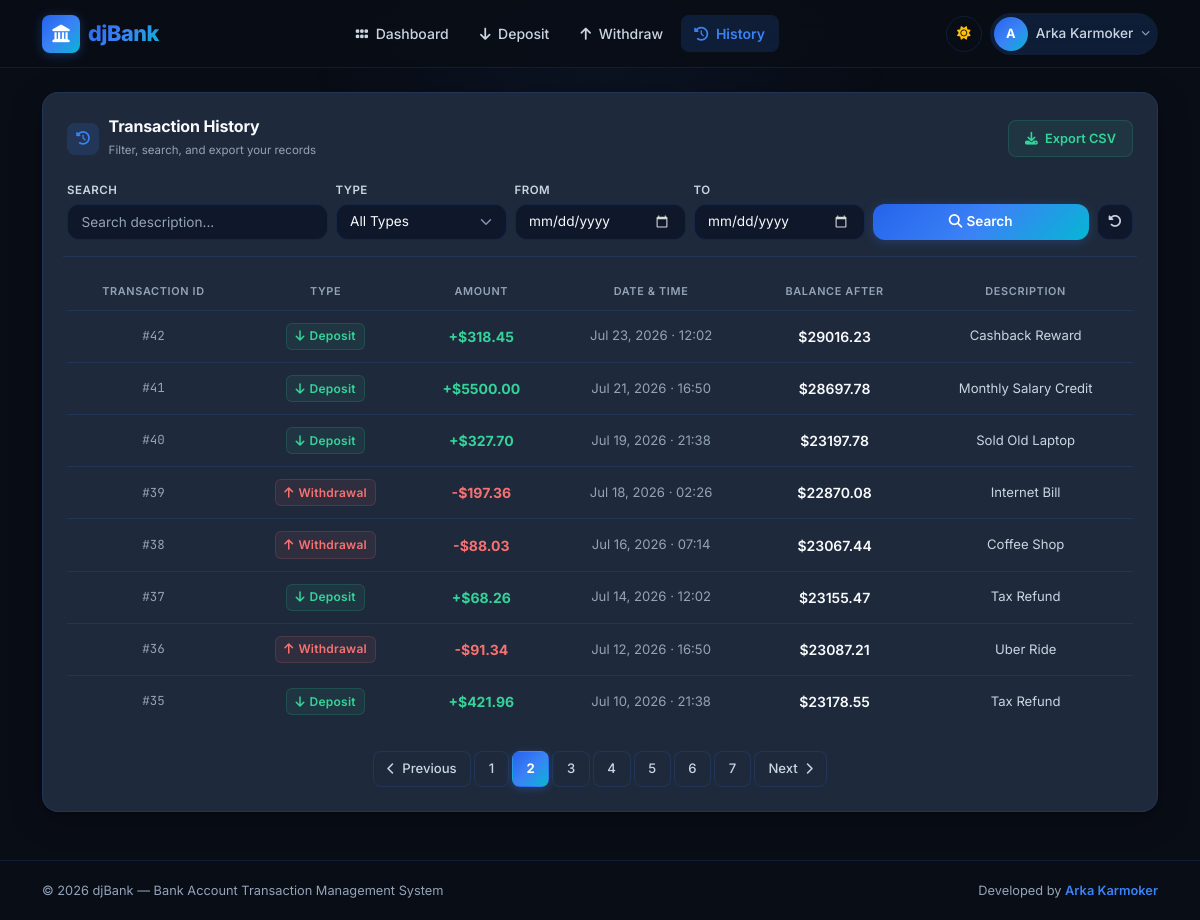
/history/?page=2 (signed in), run on the app's committed database.
### transactions/models.py (models this page shows, shortened)
class Transaction(models.Model):
    TRANSACTION_TYPE_CHOICES = (
        ('DEPOSIT', 'Deposit'),
        ('WITHDRAWAL', 'Withdrawal'),
    )
    account = models.ForeignKey(BankAccount, on_delete=models.CASCADE, related_name='transactions')
    transaction_type = models.CharField(max_length=10, choices=TRANSACTION_TYPE_CHOICES)
    amount = models.DecimalField(max_digits=12, decimal_places=2)
    balance_after_transaction = models.DecimalField(max_digits=12, decimal_places=2)
    timestamp = models.DateTimeField(auto_now_add=True)
    description = models.CharField(max_length=255, blank=True, null=True)
    class Meta:
        ordering = ['-timestamp']

### transactions/views.py (the view, shortened to what this page needs)
# urls.py: path('history/', views.transaction_history_view, name='history'),
@login_required
def transaction_history_view(request):
    account = get_user_account(request.user)
    transactions_qs = Transaction.objects.filter(account=account)
    filter_form = TransactionFilterForm(request.GET)
    if filter_form.is_valid():
        search_query = filter_form.cleaned_data.get('search')
        tx_type = filter_form.cleaned_data.get('transaction_type')
        start_date = filter_form.cleaned_data.get('start_date')
        end_date = filter_form.cleaned_data.get('end_date')
        if tx_type:
            transactions_qs = transactions_qs.filter(transaction_type=tx_type)
        if start_date:
            transactions_qs = transactions_qs.filter(timestamp__date__gte=start_date)
        if end_date:
            transactions_qs = transactions_qs.filter(timestamp__date__lte=end_date)
    paginator = Paginator(transactions_qs, 8)  # 8 transactions per page
    page_number = request.GET.get('page')
    page_obj = paginator.get_page(page_number)
    get_copy = request.GET.copy()
    get_copy.pop('page', None)
    clean_query_params = get_copy.urlencode()
    context = {
        'account': account,
        'page_obj': page_obj,
        'filter_form': filter_form,
        'query_params': clean_query_params,
    }
    return render(request, 'transactions/history.html', context)

### transactions/forms.py
class TransactionFilterForm(forms.Form):
    TYPE_CHOICES = (
        ('', 'All Types'),
        ('DEPOSIT', 'Deposit'),
        ('WITHDRAWAL', 'Withdrawal'),
    )
    search = forms.CharField(
        required=False,
        widget=forms.TextInput(attrs={'class': 'form-control filter-input', 'placeholder': 'Search description...'})
    )
    transaction_type = forms.ChoiceField(
        choices=TYPE_CHOICES, required=False,
        widget=forms.Select(attrs={'class': 'form-select filter-select'})
    )
    start_date = forms.DateField(
        required=False,
        widget=forms.DateInput(attrs={'class': 'form-control filter-input', 'type': 'date'})
    )
    end_date = forms.DateField(
        required=False,
        widget=forms.DateInput(attrs={'class': 'form-control filter-input', 'type': 'date'})
    )

### accounts/models.py (called while the page is built)
    @staticmethod
    def generate_account_number():
        while True:
            account_num = str(random.randint(1000000000, 9999999999))
            if not BankAccount.objects.filter(account_number=account_num).exists():
                return account_num

### transactions/views.py (called while the page is built)
def get_user_account(user):
    account, created = BankAccount.objects.get_or_create(
        user=user,
        defaults={
            'account_number': BankAccount.generate_account_number(),
            'account_holder_name': f"{user.first_name} {user.last_name}".strip() or user.username,
            'balance': Decimal('0.00')
        }
    )
    return account

### templates/transactions/history.html (shortened to what this page needs)
{% extends 'base.html' %}
{% block content %}
<div class="row mb-4">
    <div class="col-12">
        <div class="glass-card p-4">
            <div class="d-flex flex-column flex-md-row align-items-md-center justify-content-between gap-3 mb-3">
                <div class="section-header mb-0">
                    <div class="section-icon stat-icon-box blue"><i class="fas fa-clock-rotate-left"></i></div>
                    <div>
                        <h5 class="mb-0">Transaction History</h5>
                        <span style="color: var(--text-tertiary); font-size: 0.72rem;">Filter, search, and export your records</span>
                    </div>
                </div>
                <a href="{% url 'export_csv' %}?{{ query_params }}" download="statement_{{ account.account_number }}.csv" class="btn btn-sm px-3 py-2" style="background: var(--green-bg); color: var(--green); border: 1px solid var(--green-border); border-radius: var(--radius-sm); font-weight: 600; font-size: 0.8rem;">
                    <i class="fas fa-download me-1"></i> Export CSV
                </a>
            </div>
            <form method="GET" action="{% url 'history' %}" class="row gx-2 gy-3 gy-md-2 align-items-end pb-3 mb-3" style="border-bottom: 1px solid var(--border-color);">
                <div class="col-md-3">
                    <label class="form-label mb-1" style="font-size: 0.72rem;">Search</label>
                    {{ filter_form.search }}
                </div>
                <div class="col-md-2">
                    <label class="form-label mb-1" style="font-size: 0.72rem;">Type</label>
                    {{ filter_form.transaction_type }}
                </div>
                <div class="col-md-2">
                    <label class="form-label mb-1" style="font-size: 0.72rem;">From</label>
                    {{ filter_form.start_date }}
                </div>
                <div class="col-md-2">
                    <label class="form-label mb-1" style="font-size: 0.72rem;">To</label>
                    {{ filter_form.end_date }}
                </div>
                <div class="col-md-3 d-flex gap-2 mt-4 mt-md-0">
                    <button type="submit" class="btn btn-primary-gradient filter-btn flex-grow-1">
                        <i class="fas fa-search me-1"></i> Search
                    </button>
                    <a href="{% url 'history' %}" class="btn-reset-filter" title="Reset Filters">
                        <i class="fas fa-rotate-left"></i>
                    </a>
                </div>
            </form>
            {% if page_obj %}
            <div class="table-responsive">
                <table class="table table-custom">
                    <thead>
                        <tr>
                            <th>Transaction ID</th>
                            <th>Type</th>
                            <th>Amount</th>
                            <th>Date & Time</th>
                            <th>Balance After</th>
                            <th>Description</th>
                        </tr>
                    </thead>
                    <tbody>
                        {% for tx in page_obj %}
                        <tr>
                            <td class="font-mono text-dim" style="font-size: 0.78rem;">#{{ tx.id }}</td>
                            <td>
                                {% if tx.transaction_type == 'DEPOSIT' %}
                                <span class="badge-deposit"><i class="fas fa-arrow-down"></i> Deposit</span>
                                {% else %}
                                <span class="badge-withdraw"><i class="fas fa-arrow-up"></i> Withdrawal</span>
                                {% endif %}
                            </td>
                            <td class="fw-bold {% if tx.transaction_type == 'DEPOSIT' %}text-green{% else %}text-red{% endif %}">
                                {% if tx.transaction_type == 'DEPOSIT' %}+{% else %}-{% endif %}${{ tx.amount|floatformat:2 }}
                            </td>
                            <td class="text-dim" style="font-size: 0.82rem;">{{ tx.timestamp|date:"M d, Y · H:i" }}</td>
                            <td class="fw-semibold">${{ tx.balance_after_transaction|floatformat:2 }}</td>
                            <td class="text-muted-custom" style="font-size: 0.82rem;">{{ tx.description|default:"—" }}</td>
                        </tr>
                        {% endfor %}
                    </tbody>
                </table>
            </div>
            {% if page_obj.has_other_pages %}
            <nav class="mt-4">
                <ul class="pagination justify-content-center mb-0 gap-1">
                    {% if page_obj.has_previous %}
                    <li class="page-item">
                        <a class="page-link" href="?page={{ page_obj.previous_page_number }}{% if query_params %}&{{ query_params }}{% endif %}" aria-label="Previous">
                            <i class="fas fa-chevron-left me-1" style="font-size: 0.75rem;"></i> Previous
                        </a>
                    </li>
                    {% else %}
                    <li class="page-item disabled">
                        <span class="page-link"><i class="fas fa-chevron-left me-1" style="font-size: 0.75rem;"></i> Previous</span>
                    </li>
                    {% endif %}
                    {% for num in page_obj.paginator.page_range %}
                        {% if page_obj.number == num %}
                        <li class="page-item active">
                            <span class="page-link">{{ num }}</span>
                        </li>
                        {% else %}
                        <li class="page-item">
                            <a class="page-link" href="?page={{ num }}{% if query_params %}&{{ query_params }}{% endif %}">{{ num }}</a>
                        </li>
                        {% endif %}
                    {% endfor %}
                    {% if page_obj.has_next %}
                    <li class="page-item">
                        <a class="page-link" href="?page={{ page_obj.next_page_number }}{% if query_params %}&{{ query_params }}{% endif %}" aria-label="Next">
                            Next <i class="fas fa-chevron-right ms-1" style="font-size: 0.75rem;"></i>
                        </a>
                    </li>
                    {% else %}
                    <li class="page-item disabled">
                        <span class="page-link">Next <i class="fas fa-chevron-right ms-1" style="font-size: 0.75rem;"></i></span>
                    </li>
                    {% endif %}
                </ul>
            </nav>
            {% endif %}
            {% else %}
            <div class="text-center py-5">
                <i class="fas fa-inbox fa-3x mb-3 text-dim"></i>
                <h6 class="fw-semibold mb-1">No transactions found</h6>
                <p class="text-dim small mb-0">Try adjusting your filters or make your first transaction.</p>
            </div>
            {% endif %}
        </div>
    </div>
</div>
{% endblock %}

### templates/base.html (shortened to what this page needs)
{% load static %}
<!DOCTYPE html>
<html lang="en" data-theme="dark">
<head>
    <link href="https://cdn.jsdelivr.net/npm/bootstrap@5.3.3/dist/css/bootstrap.min.css" rel="stylesheet">
    <link rel="stylesheet" href="https://cdnjs.cloudflare.com/ajax/libs/font-awesome/6.5.1/css/all.min.css">
    <link rel="stylesheet" href="https://cdn.jsdelivr.net/npm/notyf@3/notyf.min.css">
    <link rel="stylesheet" href="{% static 'css/style.css' %}">
</head>
<body>
    <nav class="navbar navbar-expand-lg navbar-custom sticky-top">
        <div class="container">
            <a class="navbar-brand d-flex align-items-center gap-2 text-decoration-none" href="{% url 'dashboard' %}">
                <div class="brand-logo">
                    <i class="fas fa-landmark"></i>
                </div>
                <span class="brand-text">djBank</span>
            </a>
            <div class="collapse navbar-collapse" id="navbarContent">
                {% if user.is_authenticated %}
                <ul class="navbar-nav mx-auto mb-2 mb-lg-0 gap-1">
                    <li class="nav-item">
                        <a class="nav-link nav-link-custom {% if request.resolver_match.url_name == 'dashboard' %}active-nav{% endif %}" href="{% url 'dashboard' %}">
                            <i class="fa-solid fa-grip me-1"></i> Dashboard
                        </a>
                    </li>
                    <li class="nav-item">
                        <a class="nav-link nav-link-custom {% if request.resolver_match.url_name == 'deposit' %}active-nav{% endif %}" href="{% url 'deposit' %}">
                            <i class="fas fa-arrow-down me-1"></i> Deposit
                        </a>
                    </li>
                    <li class="nav-item">
                        <a class="nav-link nav-link-custom {% if request.resolver_match.url_name == 'withdraw' %}active-nav{% endif %}" href="{% url 'withdraw' %}">
                            <i class="fas fa-arrow-up me-1"></i> Withdraw
                        </a>
                    </li>
                    <li class="nav-item">
                        <a class="nav-link nav-link-custom {% if request.resolver_match.url_name == 'history' %}active-nav{% endif %}" href="{% url 'history' %}">
                            <i class="fas fa-clock-rotate-left me-1"></i> History
                        </a>
                    </li>
                </ul>
                <div class="d-flex align-items-center gap-2">
                    <button class="theme-toggle-btn" id="themeToggleBtn" title="Toggle theme">
                        <i class="fas fa-sun" id="themeIcon"></i>
                    </button>
                    <div class="dropdown">
                        <a class="btn border-0 d-flex align-items-center gap-2 p-1 pe-2 rounded-pill" href="#" role="button" data-bs-toggle="dropdown" style="background: var(--accent-glow);">
                            <div class="user-avatar">
                                {{ user.username|slice:":1"|upper }}
                            </div>
                            <span class="d-none d-md-inline" style="color: var(--text-secondary); font-size: 0.85rem; font-weight: 500;">{{ user.get_full_name|default:user.username }}</span>
                            <i class="fas fa-chevron-down" style="font-size: 0.55rem; color: var(--text-tertiary);"></i>
                        </a>
                    </div>
                </div>
                {% endif %}
            </div>
        </div>
    </nav>
    <main class="container py-3 py-md-4 flex-grow-1 d-flex flex-column" style="position: relative; z-index: 1;">
        {% block content %}{% endblock %}
    </main>
    <footer>
        <div class="container d-flex flex-column flex-md-row align-items-center justify-content-between gap-2">
            <p class="mb-0">&copy; 2026 djBank &mdash; Bank Account Transaction Management System</p>
            <p class="mb-0">
                Developed by <a href="https://github.com/ArkaKarmoker" target="_blank" rel="noopener noreferrer" class="footer-link">Arka Karmoker</a>
            </p>
        </div>
    </footer>
</body>
</html>

### data on the page
Transaction: id "42", transaction_type "DEPOSIT" (drawn), amount "318.45", timestamp "Jul 23, 2026 · 12:02", balance_after_transaction "29016.23", description "Cashback Reward"
Transaction: id "41", transaction_type "DEPOSIT" (drawn), amount "5500.00", timestamp "Jul 21, 2026 · 16:50", balance_after_transaction "28697.78", description "Monthly Salary Credit"
Transaction: id "40", transaction_type "DEPOSIT" (drawn), amount "327.70", timestamp "Jul 19, 2026 · 21:38", balance_after_transaction "23197.78", description "Sold Old Laptop"
Transaction: id "39", transaction_type "WITHDRAWAL" (drawn), amount "197.36", timestamp "Jul 18, 2026 · 02:26", balance_after_transaction "22870.08", description "Internet Bill"
Transaction: id "38", transaction_type "WITHDRAWAL" (drawn), amount "88.03", timestamp "Jul 16, 2026 · 07:14", balance_after_transaction "23067.44", description "Coffee Shop"
Transaction: id "37", transaction_type "DEPOSIT" (drawn), amount "68.26", timestamp "Jul 14, 2026 · 12:02", balance_after_transaction "23155.47", description "Tax Refund"
Transaction: id "36", transaction_type "WITHDRAWAL" (drawn), amount "91.34", timestamp "Jul 12, 2026 · 16:50", balance_after_transaction "23087.21", description "Uber Ride"
Transaction: id "35", transaction_type "DEPOSIT" (drawn), amount "421.96", timestamp "Jul 10, 2026 · 21:38", balance_after_transaction "23178.55", description "Tax Refund"

### other printed values
{{ user.username|slice:":1"|upper }} "A"
{{ user.get_full_name|default:user.username }} "Arka Karmoker"
{{ num }} "1" "3" "4" "5" "6" "7"
{{ num }} "2"
